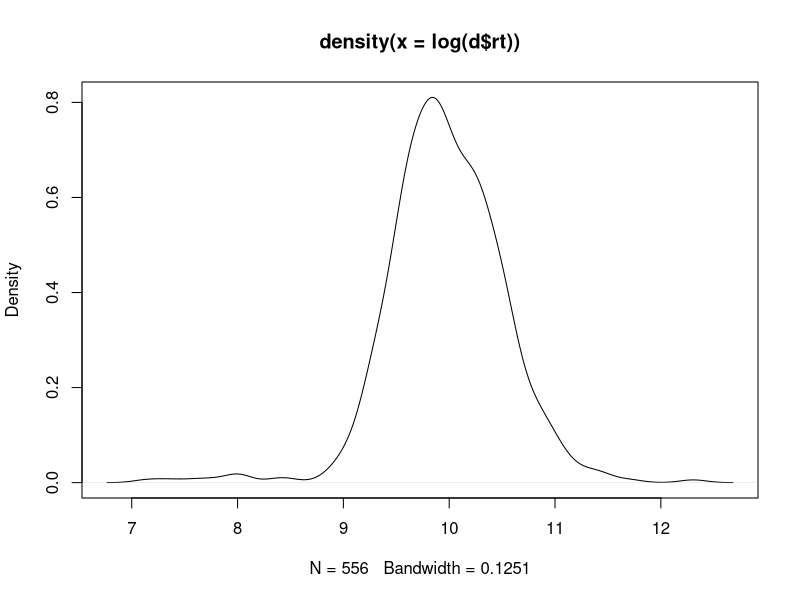
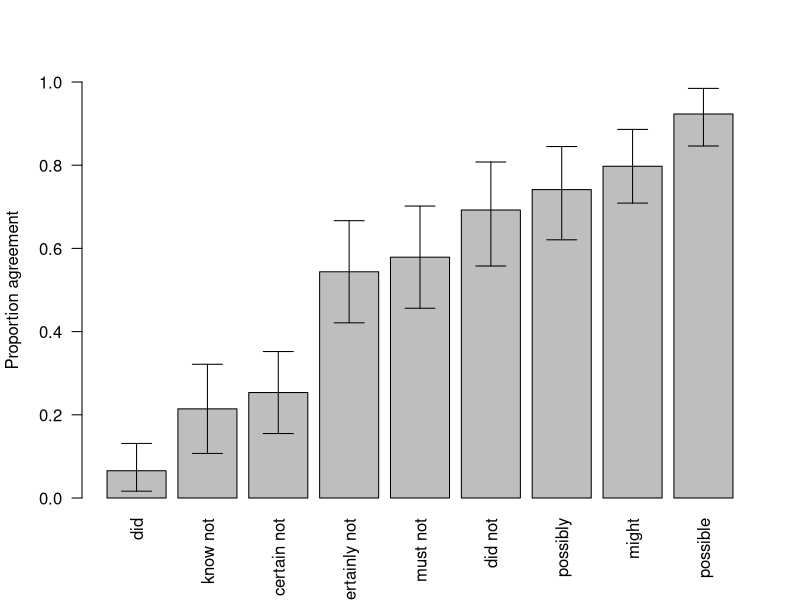
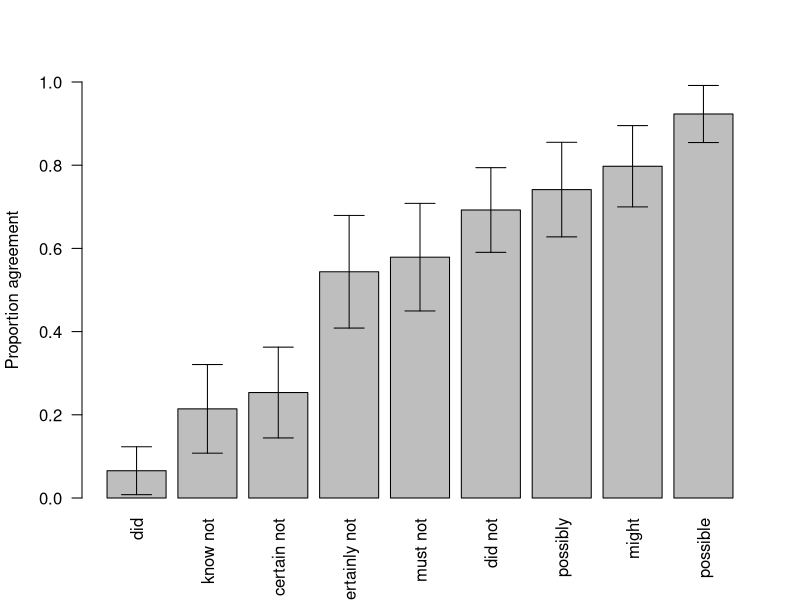

Here is the R script that generated these plots, in order: (Note: this script raises an error after producing the figures.)
rm(list=ls())
d = read.csv('Lassiter-must-NALS-2016-data-anonymized.csv')
length(levels(factor(d$workerid))) # 570
head(d)
levels(d$language)

d = subset(d, !(language %in% c('Indonesian', 'Japanese', 'Chinese', 'mandarin', 'vietnamese', 'Korean', 'French', 'Russian', 'Spanish', 'VIETNAMESE','tagalog','Tamil','Arabic','AVWUCILTTODO2','spanish','Tagalog','urdu','Mandarin','Cantonese','Chinese')))
levels(factor(d$language))
length(d$workerid) 

plot(density(log(d$rt))) # check for approximately log-normal RT distribution

table = xtabs(~ response + modal, data=d)
Ns = xtabs(~ modal, data=d)
props = table[1,]/Ns
props = sort(props)

#names(props)[2] = 'know not'

# sanity check
approx.upper = props + 1.96 * sqrt(props * (1-props) / Ns)
approx.lower = props - 1.96 * sqrt(props * (1-props) / Ns)

bootstrap = function(mod) {
  num = 50000
  dat = subset(d, modal==mod)
  modal.N = length(dat$response)
  sample.props = sapply(1:num, function(i) {
    s = sample(dat$response, modal.N, replace=T)
    return(length(which(s == 'Agree'))/modal.N)
  })
  return(quantile(sample.props, c(.025, .975)))
} 

CI = sapply(names(props), FUN=bootstrap)

names(props)[2] = 'know not' # fix condition name mis-annotated in JavaScript 

par(mfrow=c(1,1))
#png("res.png") ; par(mar=c(6, 4, 4, 2) + 0.1)

barplot(props, 
          main='',
          ylim=c(0,1), 
          ylab='Proportion agreement', las=2)
  arrows(x0=c(.7, 1.9, 3.1, 4.3, 5.5, 6.7, 7.9, 9.1, 10.3), 
       y0=CI[1,], 
       y1=CI[2,], 
       angle=90, 
            code=3, length=.15)
  
#  dev.off()
  
# sanity check - compare computed bootstrap CIs to binomial CIs generated by normal approximation
  barplot(props, 
          main='',
          ylim=c(0,1), 
          ylab='Proportion agreement', las=2)
  arrows(x0=c(.7, 1.9, 3.1, 4.3, 5.5, 6.7, 7.9, 9.1, 10.3), 
         y0=approx.lower, 
         y1=approx.upper,
         angle=90, 
         code=3, length=.15)
  
#
# basic descriptive stats, using 2-tailed bootstrap t-tests
#

prop.agree = function(v) abs(length(which(v))/length(v))
bootstrap.test = function(m1,m2) {
  d1 = subset(d, modal==m1)$response == 'Agree'
  d2 = subset(d, modal==m2)$response == 'Agree'
  diff = prop.agree(d1) - prop.agree(d2)
  comb = c(d1,d2)
  s = sapply(1:50000, function(i) {
    sim.d1 = prop.agree(sample(comb, length(d1), replace=T))
    sim.d2 = prop.agree(sample(comb, length(d2), replace=T))
    return(abs(sim.d1 - sim.d2) >= abs(diff))
  })
  return(mean(s)) # p-value computed by resampling
}

bootstrap.test('might', 'possible')

# key questions
bootstrap.test('knows', 'certain not')
bootstrap.test('knows', 'must not')
bootstrap.test('must not', 'certain not')
bootstrap.test('might', 'possible')
bootstrap.test('possibly', 'possible')
bootstrap.test('certain not', 'certainly not')
bootstrap.test('must not', 'did not')
bootstrap.test('did not', 'did')
bootstrap.test('certain not', 'must not')
bootstrap.test('certain not', 'did not')
bootstrap.test('did not', 'must not')

m0 = with(d, glm(response ~ modal + rt, family=binomial))
m1 = with(d, glm(response ~ modal * rt, family=binomial))
anova(m0, m1) 
  # nested movel comparison yields no evidence of interaction between modal and rt

